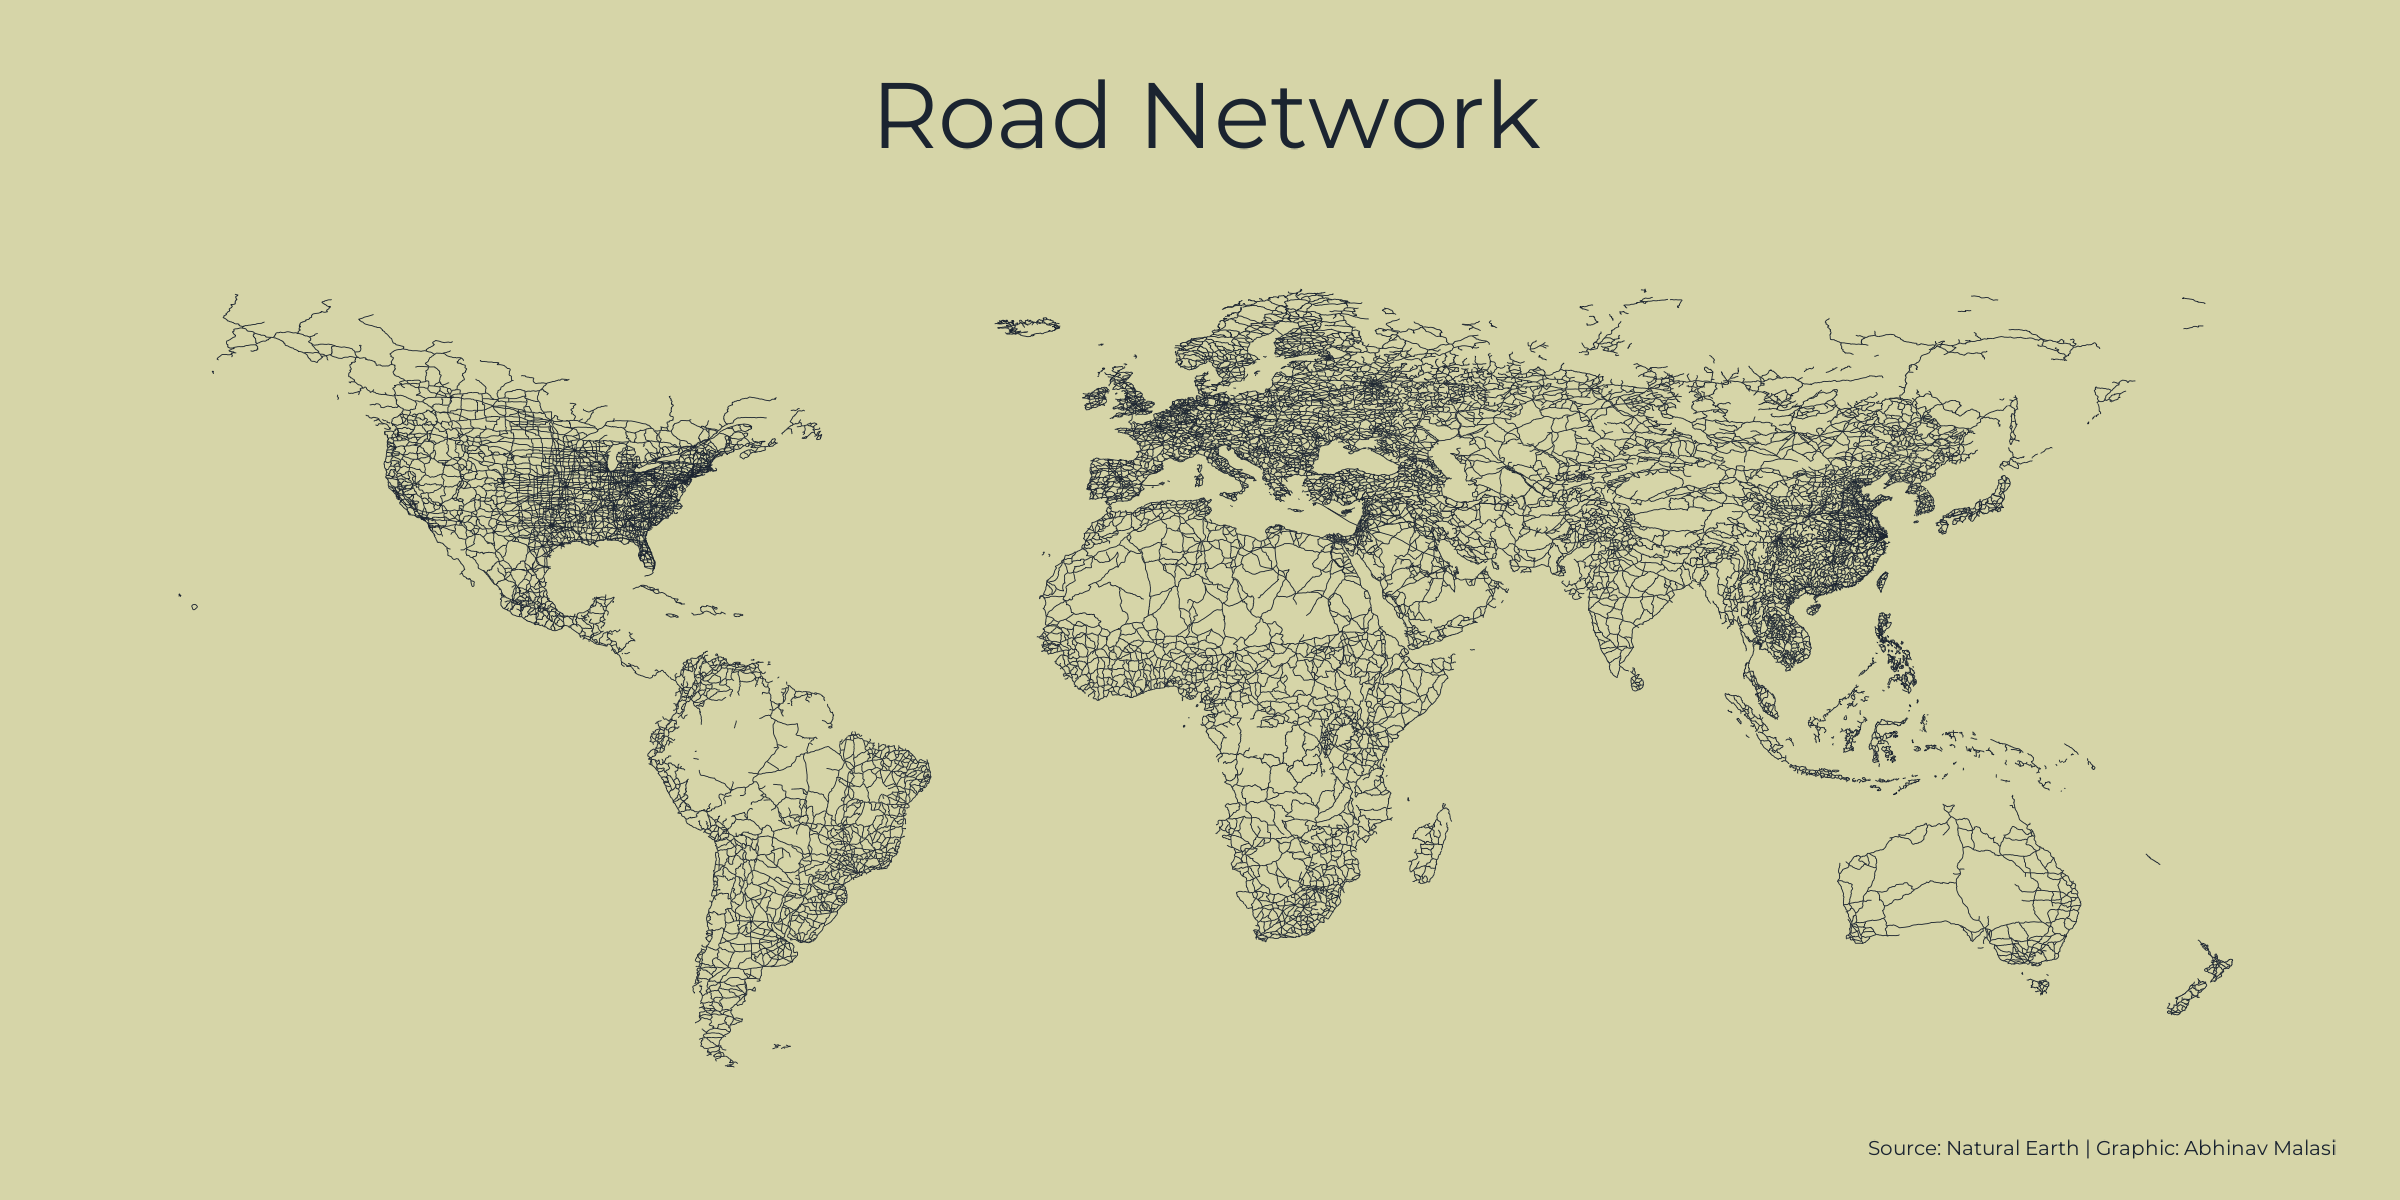

Source code (R):
setwd("~/R/30DayMapChallenge/2022/6_network")

library(tidyverse)
library(sf)
library(showtext)

text = "Montserrat"
sysfonts::font_families_google()

sysfonts::font_add_google(text,text)

showtext_auto()

road <- read_sf("ne_10m_roads/ne_10m_roads.shp")

bg = "#D6D5A8"
txt_col = "#1B2430"

plot <- road %>% 
  ggplot()+
  geom_sf(color = txt_col,size=.1) +
  labs(title = "Road Network",
       caption = "Source: Natural Earth | Graphic: Abhinav Malasi") +
  theme(plot.background = element_rect(fill=bg, color = bg),
        panel.background = element_rect(fill=bg, color = bg),
        panel.grid = element_blank(),
        axis.text = element_blank(),
        axis.ticks = element_blank(),
        plot.margin = margin(t=20,b=10),
        plot.title = element_text(size=70,hjust=.5,margin = margin(b=20)),
        plot.caption = element_text(size=20),
        text = element_text(family = text, color = txt_col))

ggsave("network.png",plot,width = 8, height = 4, dpi=300)
